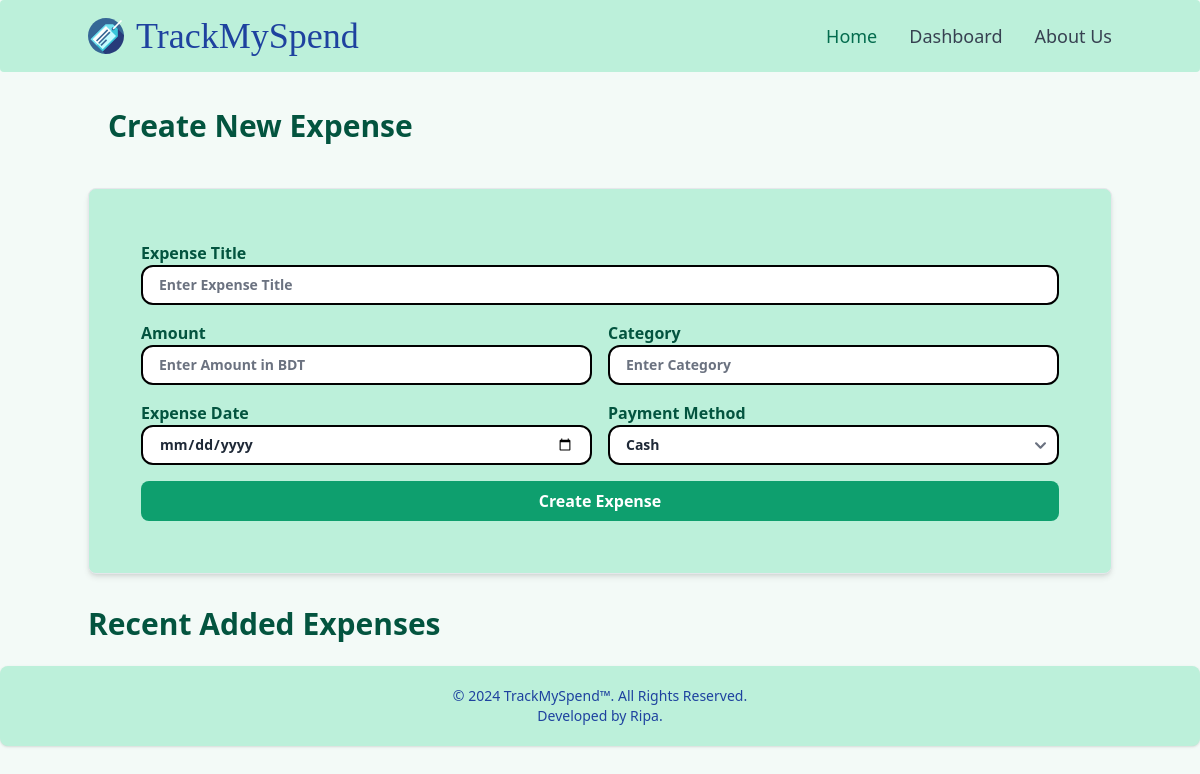
The page /create on the database as committed earlier.
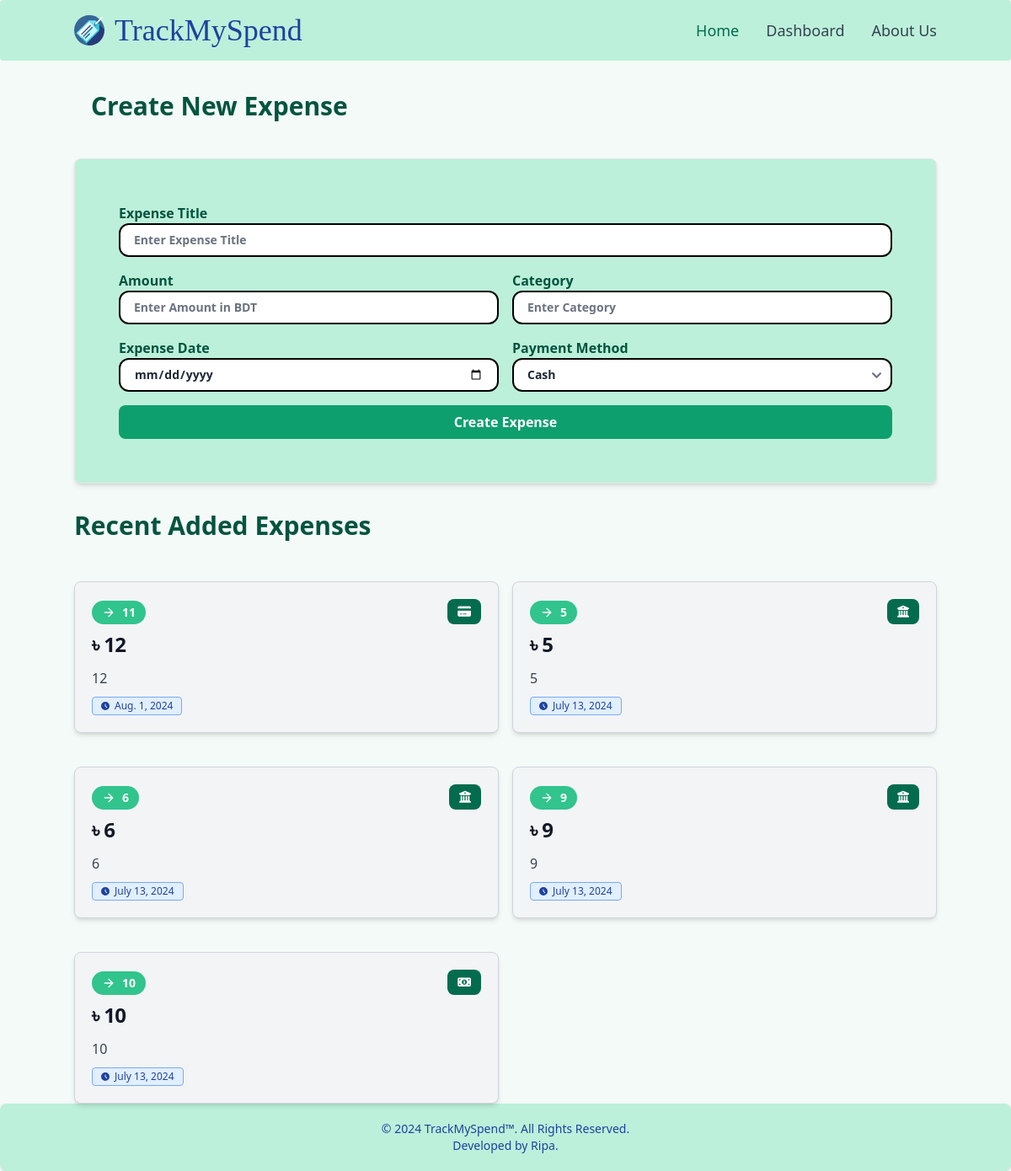
The same page on the database as committed later.
### tracker/models.py (models this page shows, shortened)
class Tracker(models.Model):
    category = models.CharField(max_length=100)
    amount = models.IntegerField()
    title = models.TextField()
    date = models.DateField()
    payment_method = models.CharField(max_length=50, choices=[
        ('Cash', 'Cash'),
        ('Card', 'Card'),
        ('Online Payment', 'Online Payment'),
         ('Bank Transfer', 'Bank Transfer')
    ])

### tracker/views.py (the view)
# urls.py: path('create', ExpenseCreateView.as_view(), name='create'),
class ExpenseCreateView(CreateView):
    model = Tracker
    fields = ['category', 'amount', 'title', 'date', 'payment_method']
    template_name = 'form.html'
    success_url = reverse_lazy('home')
    def get_context_data(self, **kwargs):
        context = super().get_context_data(**kwargs)
        context['recent_expenses'] = Tracker.objects.order_by('-date')[:5]
        return context

### templates/form.html (shortened to what the changed rows need)
{% extends "base.html" %}
{% block content %}
<div class="flex flex-cols justify-between p-5">
    <div>
        {% if expense.pk %}
            <h1 class="mb-6 text-3xl font-semibold text-green-800">Update Expense</h1>
        {% else %}
            <h1 class="mb-6 text-3xl font-semibold text-green-800">Create New Expense</h1>
        {% endif %}
    </div>
</div>
<h1 class="mb-6 mt-8 text-3xl font-semibold text-green-800">Recent Added Expenses</h1>
<div class="grid grid-cols-1 md:grid-cols-2 gap-4">
{% for expense in recent_expenses %}
<div class="bg-gray-100 border border-gray-300 rounded-lg mt-6 shadow-md dark:bg-gray-800 dark:border-gray-700">
    <div class="p-5">
        <div class="flex justify-between items-end">
     <div
    class="text-sm inline-flex items-center font-bold leading-sm uppercase px-3 py-1 bg-green-400 text-white rounded-full"
  >
    <svg
      xmlns="http://www.w3.org/2000/svg"
      width="16"
      height="16"
      viewBox="0 0 24 24"
      fill="none"
      stroke="currentColor"
      stroke-width="2"
      stroke-linecap="round"
      stroke-linejoin="round"
      class="feather feather-arrow-right mr-2"
    >
      <line x1="5" y1="12" x2="19" y2="12"></line>
      <polyline points="12 5 19 12 12 19"></polyline>
    </svg>
    {{ expense.category }}
  </div>
            <div class="inline-flex items-center px-3 py-2 text-sm font-medium text-center text-white bg-green-700 rounded-lg hover:bg-green-800 focus:ring-4 focus:outline-none focus:ring-green-300 dark:bg-green-600 dark:hover:bg-green-700 dark:focus:ring-green-800">
                {% if expense.payment_method == 'Cash' %}
                <i class="fas fa-money-bill-alt"></i>
                {% elif expense.payment_method == 'Card' %}
                <i class="fas fa-credit-card"></i>
                {% elif expense.payment_method == 'Bank Transfer' %}
                <i class="fas fa-university"></i>
                {% elif expense.payment_method == 'Online Payment' %}
                <i class="fas fa-globe"></i>
                {% endif %}
            </div>
        </div>
        <h5 class="mb-3 mt-2 text-2xl font-bold tracking-tight text-gray-900 dark:text-white">৳ {{ expense.amount }}</h5>
        <p class="mb-2 font-normal text-gray-700 dark:text-gray-400">{{ expense.title }}</p>
        <span class="bg-blue-100 text-blue-800 text-xs font-medium inline-flex items-center px-2.5 py-0.5 rounded dark:bg-gray-700 dark:text-blue-400 border border-blue-400">
            <svg class="w-2.5 h-2.5 me-1.5" aria-hidden="true" xmlns="http://www.w3.org/2000/svg" fill="currentColor" viewBox="0 0 20 20">
            <path d="M10 0a10 10 0 1 0 10 10A10.011 10.011 0 0 0 10 0Zm3.982 13.982a1 1 0 0 1-1.414 0l-3.274-3.274A1.012 1.012 0 0 1 9 10V6a1 1 0 0 1 2 0v3.586l2.982 2.982a1 1 0 0 1 0 1.414Z"/>
            </svg>
            {{ expense.date }}
            </span>
    </div>
</div>
{% endfor %}
</div>
{% endblock content %}

Rows that differ between the two databases and show on the page:
added Tracker: category "11", payment_method "Card" (drawn), amount "12", title "12", date "Aug. 1, 2024"
added Tracker: category "5", payment_method "Bank Transfer" (drawn), amount "5", title "5", date "July 13, 2024"
added Tracker: category "6", payment_method "Bank Transfer" (drawn), amount "6", title "6", date "July 13, 2024"
added Tracker: category "9", payment_method "Bank Transfer" (drawn), amount "9", title "9", date "July 13, 2024"
added Tracker: category "10", payment_method "Cash" (drawn), amount "10", title "10", date "July 13, 2024"
